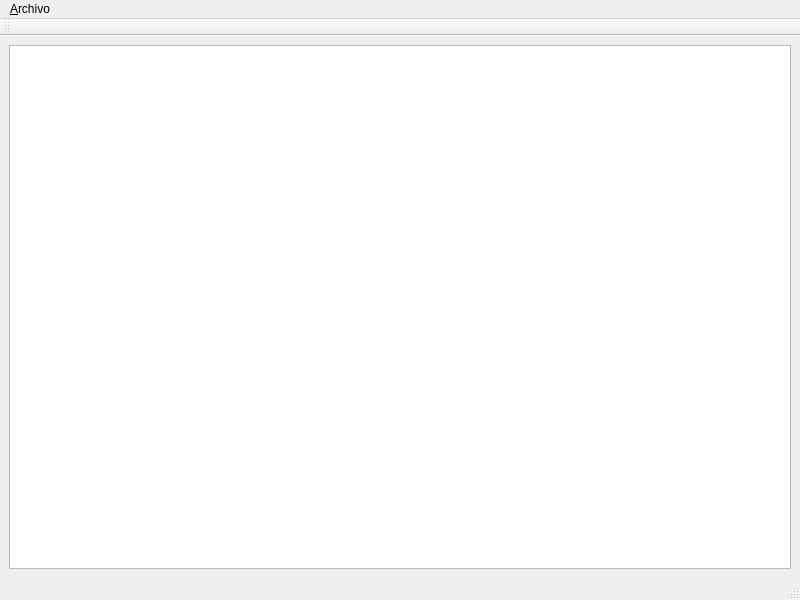
<?xml version="1.0" encoding="UTF-8"?>
<ui version="4.0">
 <class>salidaTexto</class>
 <widget class="QMainWindow" name="salidaTexto">
  <property name="geometry">
   <rect>
    <x>0</x>
    <y>0</y>
    <width>800</width>
    <height>600</height>
   </rect>
  </property>
  <property name="windowTitle">
   <string>Bitácora de salida</string>
  </property>
  <widget class="QWidget" name="centralwidget">
   <layout class="QHBoxLayout" name="horizontalLayout">
    <item>
     <widget class="QPlainTextEdit" name="texto">
      <property name="readOnly">
       <bool>true</bool>
      </property>
     </widget>
    </item>
   </layout>
  </widget>
  <widget class="QMenuBar" name="menubar">
   <property name="geometry">
    <rect>
     <x>0</x>
     <y>0</y>
     <width>800</width>
     <height>21</height>
    </rect>
   </property>
   <widget class="QMenu" name="menuArchivo">
    <property name="title">
     <string>&amp;Archivo</string>
    </property>
    <addaction name="actionGuardar"/>
    <addaction name="actionCerrar"/>
   </widget>
   <addaction name="menuArchivo"/>
  </widget>
  <widget class="QStatusBar" name="statusbar"/>
  <widget class="QToolBar" name="toolBar">
   <property name="windowTitle">
    <string>toolBar</string>
   </property>
   <attribute name="toolBarArea">
    <enum>TopToolBarArea</enum>
   </attribute>
   <attribute name="toolBarBreak">
    <bool>false</bool>
   </attribute>
  </widget>
  <action name="actionGuardar">
   <property name="text">
    <string>&amp;Guardar cómo...</string>
   </property>
  </action>
  <action name="actionCerrar">
   <property name="text">
    <string>&amp;Cerrar</string>
   </property>
  </action>
 </widget>
 <resources/>
 <connections/>
</ui>
